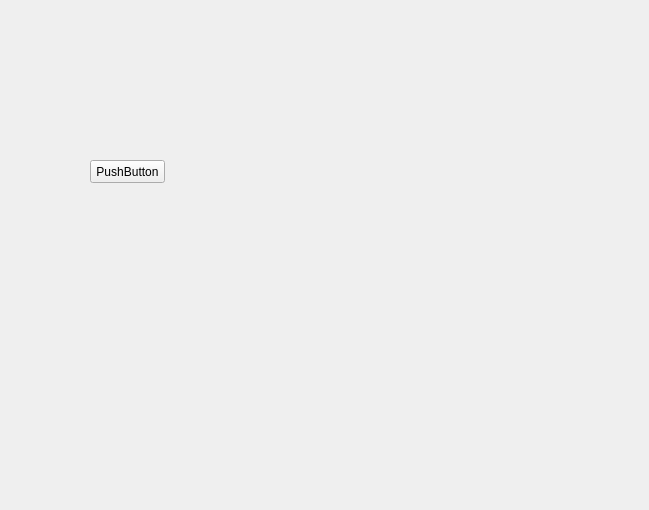
<?xml version="1.0" encoding="UTF-8"?>
<ui version="4.0">
 <class>Form</class>
 <widget class="QWidget" name="Form">
  <property name="geometry">
   <rect>
    <x>0</x>
    <y>0</y>
    <width>649</width>
    <height>510</height>
   </rect>
  </property>
  <property name="windowTitle">
   <string>Form</string>
  </property>
  <widget class="QPushButton" name="pushButton">
   <property name="geometry">
    <rect>
     <x>90</x>
     <y>160</y>
     <width>75</width>
     <height>23</height>
    </rect>
   </property>
   <property name="text">
    <string>PushButton</string>
   </property>
  </widget>
 </widget>
 <resources/>
 <connections/>
</ui>
